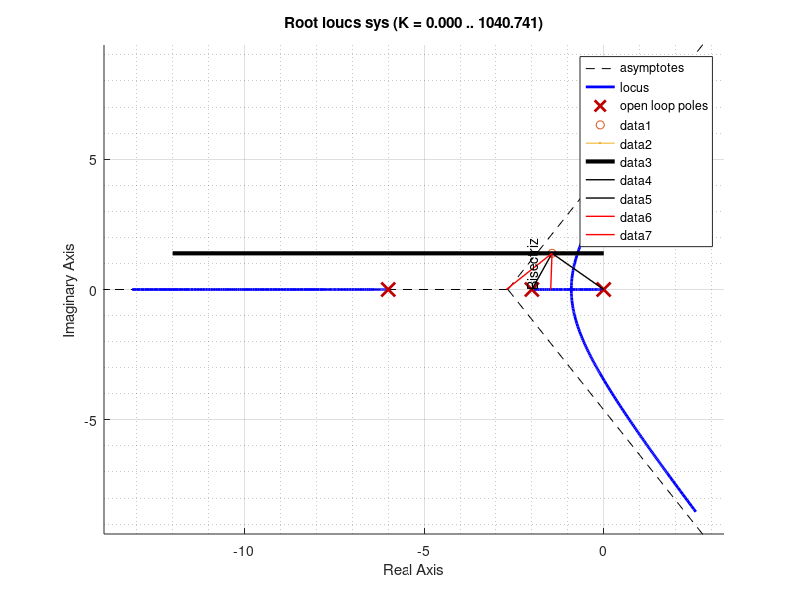

This figure's MATLAB source:
#METODO GRAFICO DE BISECTRIZ 
pkg load control 
pkg load signal 
clear
clc

%Funcion de transferencia original. 
Num = 1; 
Den = [1 8 12 0]; 
sys = tf(Num,Den);

#Especifaciones de diseño 
#PuntoPrueba  = -1.4400 + 1.3879i 
Zita = 0.72
Wn = 2

#Calculo de punto de prueba que cumple la condicion 
sigma = Zita*Wn 
Wd = sqrt(Wn^2 - sigma^2); 
PuntoPrueba = complex(-sigma,Wd)


#ALGORITMO PARA CONDICION DE ANGULO PARA POLOS
Polos = roots(Den);
for i = 1:length(Polos)
if( real(Polos(i) > real(PuntoPrueba)) ) 
  denominador = abs(Polos(i) - real(PuntoPrueba)); 
  coord = imag(PuntoPrueba) / denominador; 
  angulo(i) = 180 - (atan(coord)*(180/pi)); 
  angulo(i) = -1*angulo(i); 
else 
  denominador = abs(Polos(i) - real(PuntoPrueba)); 
  if(denominador)
  coord = imag(PuntoPrueba) / denominador; 
  angulo(i) = (atan(coord)*(180/pi)); 
  angulo(i)= -1*angulo(i);
  else 
  angulo(i) = -90;
 endif 
endif
endfor 
#Para Ceros
Ceros = roots(Num);
for i = 1:length(Ceros)
if( real(Ceros(i) > real(PuntoPrueba)) ) 
  denominador = abs(Ceros(i) - real(PuntoPrueba)); 
  coord = imag(PuntoPrueba) / denominador; 
  angulo = [angulo; (180 - (atan(coord)*(180/pi))) ]; 
    
else 
  denominador = abs(Ceros(i) - real(PuntoPrueba)); 
  if(denominador)
  coord = imag(PuntoPrueba) / denominador; 
  angulo = [angulo; ((atan(coord)*(180/pi)))]; 
  else 
  angulo = [angulo; 90];
 endif 
endif
endfor 
%-----------Compensanción-----------
Total = sum(angulo); 
i=0; 
if(abs(Total)>180)
  do
     ang = 180 * (2*i + 1)
    i+=1; 
 until(ang < abs(Total));
else 
 ang = 0; 
endif

AnguloCompensacion = ang + Total;
AnguloCompensacionABS = abs(AnguloCompensacion); 


%--------------Teoremas de geometria para poder graficar (se puede hacer mejor pero fue lo que más rapido salio) 
AnguloBisec = (180 - rad2deg( (atan(abs(imag(PuntoPrueba) / real(PuntoPrueba)))) )) / 2 ;
phi = rad2deg(abs(atan(imag(PuntoPrueba) / real(PuntoPrueba)))); 
beta = AnguloBisec; 
alfa =180 - abs(phi + beta);
alfa = deg2rad(alfa);
beta = deg2rad(beta); 
phi  = deg2rad(phi); 
B =  -(abs(PuntoPrueba) / sin(alfa)) * sin(beta);
Bisectriz = B;

phi = rad2deg(abs(atan(imag(PuntoPrueba) / real(PuntoPrueba)))); 
beta = AnguloBisec + (AnguloCompensacionABS/2);
alfa =180 - abs(phi + beta);
alfa = deg2rad(alfa);
beta = deg2rad(beta); 
phi  = deg2rad(phi); 
puntoNuevo1 =   -(abs(PuntoPrueba) / sin(alfa)) * sin(beta);

phi = rad2deg(abs(atan(imag(PuntoPrueba) / real(PuntoPrueba)))); 
beta = AnguloBisec - (AnguloCompensacionABS/2);
alfa =180 - abs(phi + beta);
alfa = deg2rad(alfa);
beta = deg2rad(beta); 
phi  = deg2rad(phi); 
puntoNuevo2 =   -(abs(PuntoPrueba) / sin(alfa)) * sin(beta) ; 

if(AnguloCompensacion< 0) 
  if (puntoNuevo1 > puntoNuevo2) 
       cero = puntoNuevo1;
       polo = puntoNuevo2;
  else 
       cero = puntoNuevo2;
       polo = puntoNuevo1; 
  endif
 endif
 
 if(AnguloCompensacion> 0) 
  if (puntoNuevo1 < puntoNuevo2) 
       cero = puntoNuevo1;
       polo = puntoNuevo2;
  else 
       cero = puntoNuevo2;
       polo = puntoNuevo1; 
  endif
 endif


 %Calculo de K 
 Knum = 0;
 for i = 0:(length(Polos))
   if(i==0)
   Knum = PuntoPrueba - polo;
   else
   Knum *=  ( PuntoPrueba - Polos(i) );
   endif
 endfor
Knum = abs(Knum); 

 kden= 0;
 for i = 0:(length(Ceros))
   if(i==0)
   Kden= PuntoPrueba - cero;
   else
   Kden *= (  PuntoPrueba - Ceros(i));
   endif
 endfor
Kden = abs(Kden); 

K = Knum / Kden; 

NumGc = K*[1 -1*cero]; 
DenGc = [1 -1*polo]; 
Gc = tf(NumGc,DenGc); 

%Comprobacion de metodo de Bisectriz (PAra ver cual coloco más a la derecha <Cual domina>) 
if(abs(puntoNuevo1) < abs(real(PuntoPrueba)))
  numerador = imag(PuntoPrueba);
  denominador = abs(real(PuntoPrueba)) - abs(puntoNuevo1);
  arg = rad2deg(  atan(numerador/denominador) );
  Angulo1 = 180 - arg; 
  
else 
  numerador = imag(PuntoPrueba);
  
  denominador =  abs(puntoNuevo1) - abs(real(PuntoPrueba));
  arg = rad2deg(  atan(numerador/denominador) );
  Angulo1 = - arg; 

endif

if(abs(puntoNuevo2) < abs(real(PuntoPrueba)))
  numerador = imag(PuntoPrueba);
  denominador = abs(real(PuntoPrueba)) - abs(puntoNuevo2);
  arg = rad2deg(  atan(numerador/denominador) );
  Angulo2 = 180 - arg; 
  
else 
  numerador = imag(PuntoPrueba);
  denominador =  abs(puntoNuevo2) - abs(real(PuntoPrueba));
  arg = rad2deg(  atan(numerador/denominador) );
  Angulo2 = - arg; 

endif
AnguloAlcanzado = Angulo2 + Angulo1 ;


printf("La función de trasnferencia original es : \n")
sys 
printf("La condición establecida es \zeta = %.3f \n",Zita)
printf("La condición establecida es Wn = %.3f \n",Wn)



printf("\METODO DE BISECTRIZ: \n")
printf("El ángulo en ese punto es %.2f \n",Total);
printf("El angulo a compensar es %.2f \n", AnguloCompensacion);
printf("Se agrega un cero en %.2f \n",cero);
printf("Se agrega un polo en %.2f \n",polo);
printf("La ganancia necesaria es %.2f \n",K)
printf("El controlador presenta la funcion de transferencia");
Gc 
printf("\n La funcion de transferencia a lazo abierto es ")
GH = series(sys,Gc) 
printf("\n La funcion de transferencia a lazo cerrado es ")
FS = feedback(GH,1)
printf("\n")
[z,p,k] = zpkdata(FS) 
printf("\n");


%----------------Grafica del Metodo de Bisectriz------------
figure("Name","Bisectriz");
grid("minor","on"); 
hold on; 
rlocus(sys) 
plot(PuntoPrueba,'o',2)
line ("xdata",[0,Polos(1)*2], "ydata",[imag(PuntoPrueba),imag(PuntoPrueba)], "linewidth", 3)
line ("xdata",[0,real(PuntoPrueba)], "ydata",[0,imag(PuntoPrueba)], "linewidth", 1)
line ("xdata",[real(PuntoPrueba),B], "ydata",[imag(PuntoPrueba),0], "linewidth", 1)
line ("xdata",[real(PuntoPrueba),puntoNuevo1], "ydata",[imag(PuntoPrueba),0], "linewidth", 1, "color", "r")
line ("xdata",[real(PuntoPrueba),puntoNuevo2], "ydata",[imag(PuntoPrueba),0], "linewidth", 1, "color", "r")
text(B,0, "Bisectriz","rotation",90); 
clear









 


